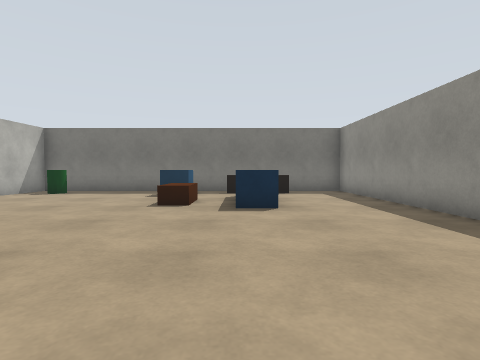
[1] (above)

16 first-person views from a walk through a world built for the Gazebo simulator. The camera is 0.9 m above the floor, tilts 2° down and sees 80° across. The floor is counted in squares, 1 m on a side. Each view is taken from the middle of a square. On the plan, view 1 faces up. The plan holds only what a view shows up to about 11 squares ahead; the rest is blank.

[2]
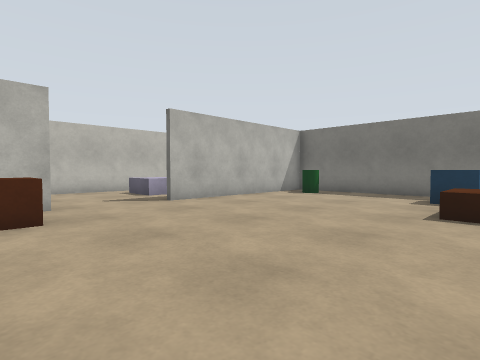

[3]
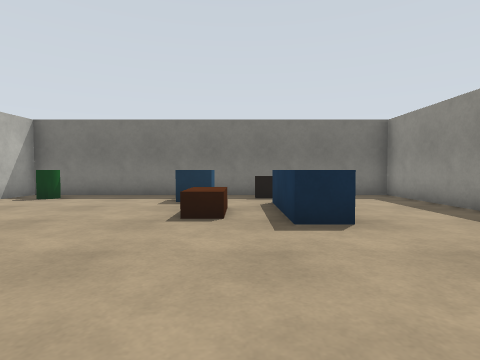

[4]
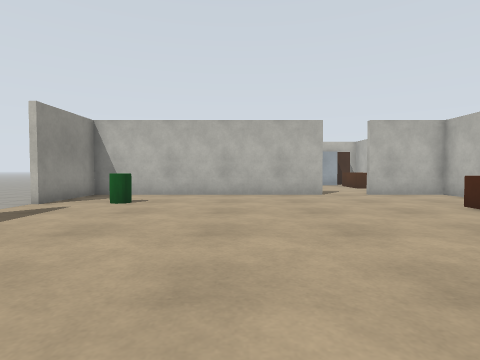

[5]
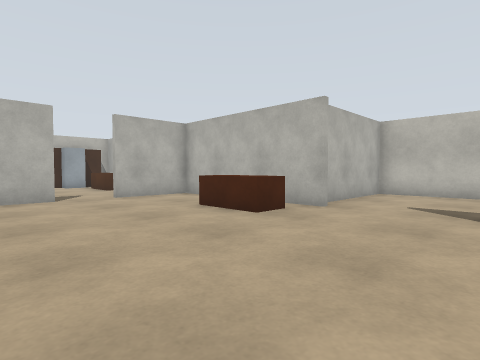

[6]
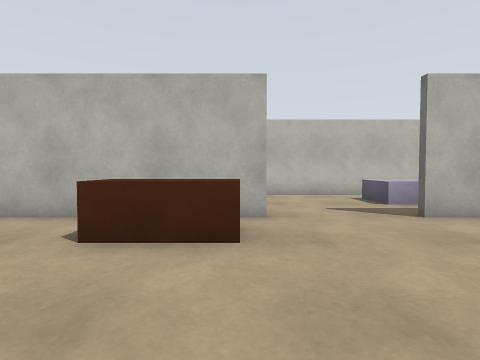

[7]
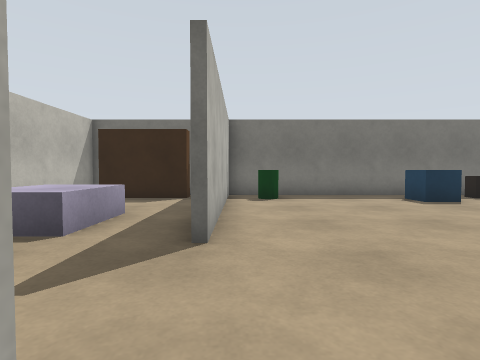

[8]
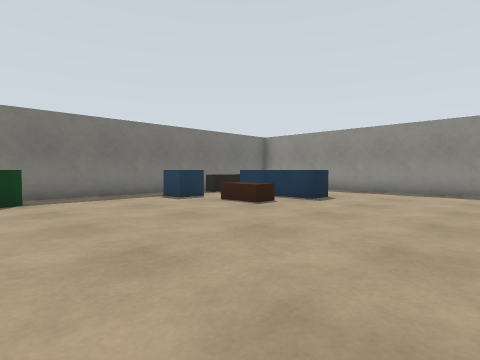

[9]
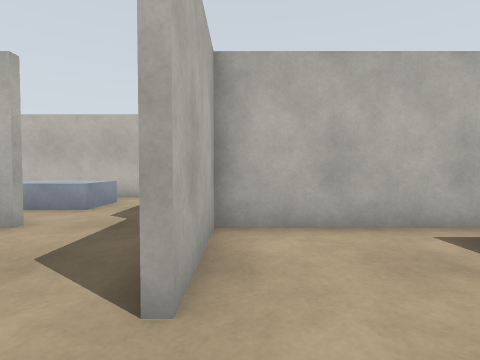

[10]
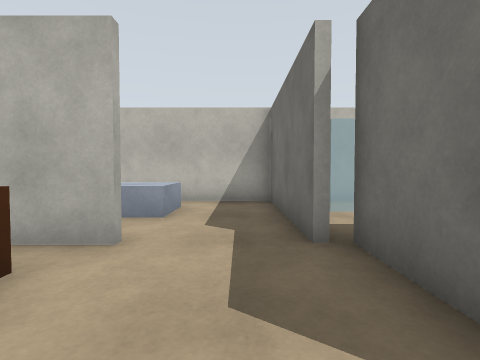

[11]
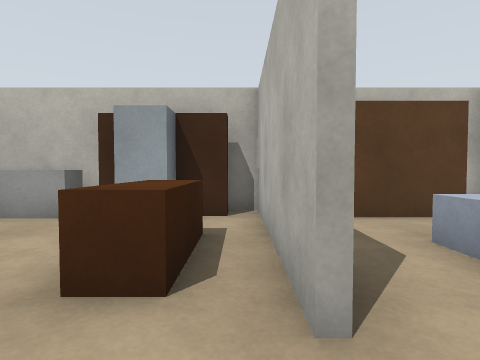

[12]
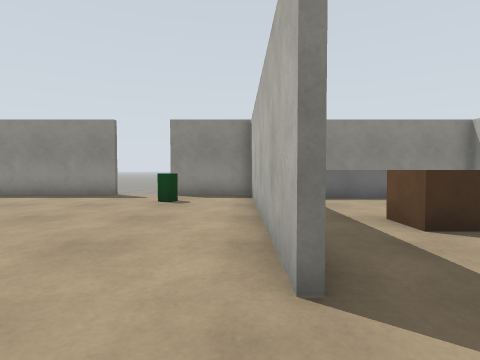

[13]
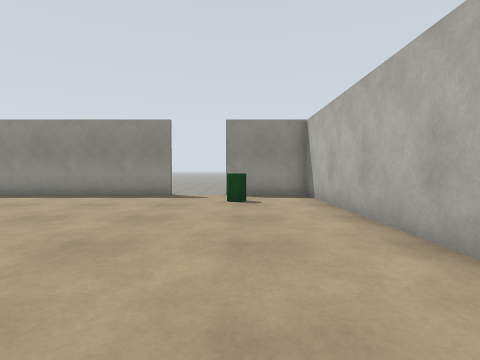

[14]
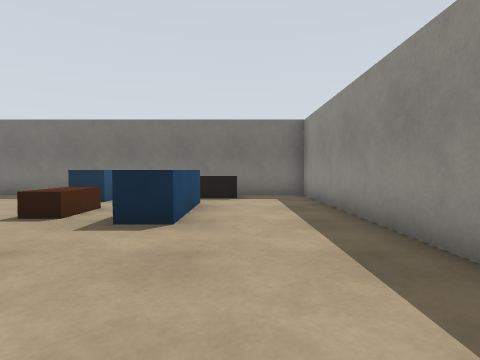

[15]
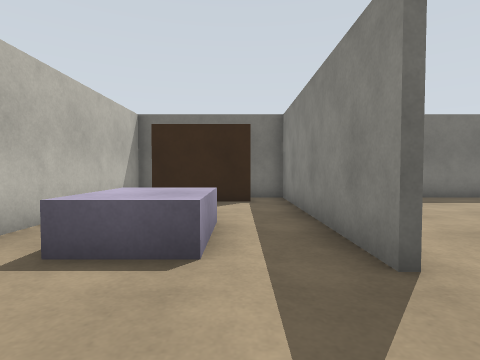

[16]
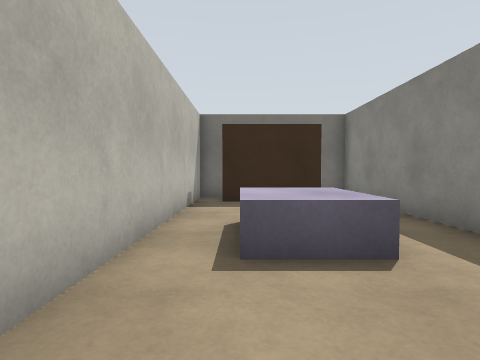

### Floor plan
Ten units are one square. View 1 is at (0, 0); x grows to the right and y downward. Boxes are objects, and circles mark ways between rooms. Rooms are numbered by the first view taken in them; rooms with no view inside come last. Other rooms are left out.
<svg viewBox="-138 -129 186 249">
<path fill="none" stroke="#000" d="M-84 -26 -84 34 -56 34M-86 -55 -86 -124M-40 34 43 34 43 5M43 -14 43 -123 -99 -123M-84 -124 -84 -55M-97 -116 -97 -111 -125 -111M-133 -123 -133 -21 -92 -21M-66 36 -85 36M-84 64 -84 113 -78 113M-50 113 -45 113M-78 104 -68 104M43 113 43 60M-124 104 -101 104M-85 41 -133 41 -133 101"/>
<rect x="-125" y="-85" width="20" height="30" fill="#bbb"><title>grey box</title></rect>
<rect x="-75" y="-25" width="10" height="30" fill="#bbb"><title>brown box</title></rect>
<rect x="-75" y="-115" width="10" height="10" fill="#bbb"><title>green cylinder</title></rect>
<rect x="-35" y="-115" width="20" height="20" fill="#bbb"><title>blue box</title></rect>
<rect x="-25" y="-85" width="10" height="20" fill="#bbb"><title>brown box</title></rect>
<rect x="-5" y="-105" width="20" height="40" fill="#bbb"><title>blue box</title></rect>
<rect x="-5" y="-115" width="30" height="10" fill="#bbb"><title>TV</title></rect>
<rect x="15" y="5" width="10" height="10" fill="#bbb"><title>green cylinder</title></rect>
<rect x="-75" y="65" width="10" height="30" fill="#bbb"><title>brown box</title></rect>
<rect x="-65" y="95" width="10" height="10" fill="#bbb"><title>fridge</title></rect>
<rect x="-45" y="105" width="20" height="10" fill="#bbb"><title>counter</title></rect>
<rect x="-25" y="55" width="20" height="10" fill="#bbb"><title>brown box</title></rect>
<rect x="25" y="55" width="10" height="30" fill="#bbb"><title>counter</title></rect>
<rect x="-125" y="65" width="20" height="20" fill="#bbb"><title>grey box</title></rect>
<circle cx="-45" cy="40" r="3" fill="#2a7"/>
<circle cx="40" cy="-5" r="3" fill="#2a7"/>
<circle cx="-90" cy="55" r="3" fill="#2a7"/>
<text x="-40" y="-40">1</text>
<text x="-40" y="50">2</text>
<text x="-110" y="70">3</text>
</svg>
Room 1 opens to room 2. Room 2 opens to room 3.

Where each view was taken, in squares from view 1:
view 1: 0 up, 0 right, facing up
view 2: 1 up, 1 left, facing up-left
view 3: 2 up, 1 left, facing up
view 4: 7 up, 1 left, facing down
view 5: 6 up, 2 left, facing down-left
view 6: 2 up, 3 left, facing left
view 7: 2 up, 8 left, facing up
view 8: 2 up, 8 left, facing up-right
view 9: 3 down, 4 left, facing left
view 10: 5 down, 5 left, facing left
view 11: 5 down, 8 left, facing down
view 12: 3 down, 6 left, facing right
view 13: 1 down, 6 left, facing right
view 14: 2 up, 2 right, facing up
view 15: 3 up, 10 left, facing up
view 16: 3 up, 12 left, facing up
